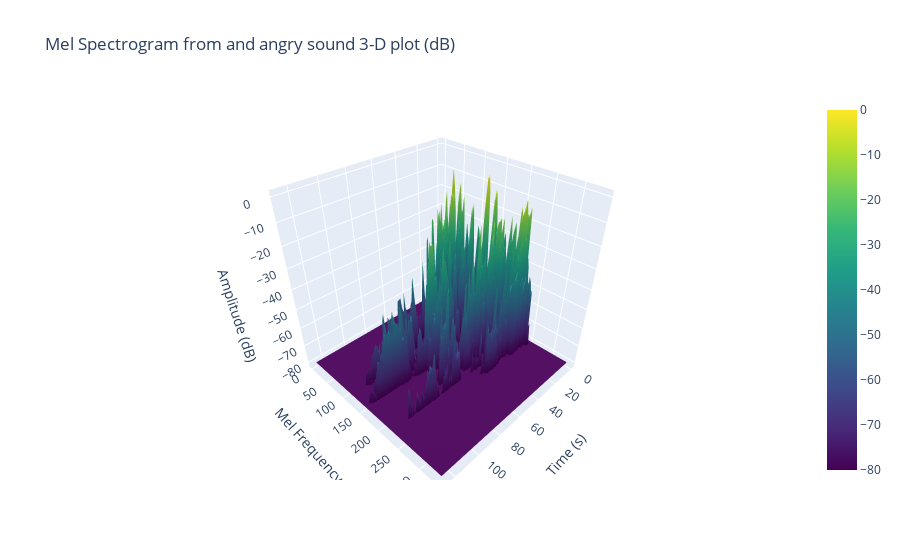

The notebook cell saved with this chart:
### Code cell
show3DPlot(myMelSpectrogramsAngry[0])

### Figure 1 — Plotly figure (JSON) as saved in the notebook; plotly's stock layout.template omitted (floating-point values rounded to 4 significant figures; data arrays with more than 128 entries replaced by an {"elided": "..."} marker saying what was removed)
{"data": [{"colorscale": [[0, "#440154"], [0.1111, "#482878"], [0.2222, "#3e4989"], [0.3333, "#31688e"], [0.4444, "#26828e"], [0.5556, "#1f9e89"], [0.6667, "#35b779"], [0.7778, "#6ece58"], [0.8889, "#b5de2b"], [1, "#fde725"]], "type": "surface", "z": {"elided": "337x128 float values"}}], "layout": {"scene": {"xaxis": {"title": {"text": "Time (s)"}}, "yaxis": {"title": {"text": "Mel Frequency Bin"}}, "zaxis": {"title": {"text": "Amplitude (dB)"}}}, "title": {"text": "Mel Spectrogram from and angry sound 3-D plot (dB)"}}}
